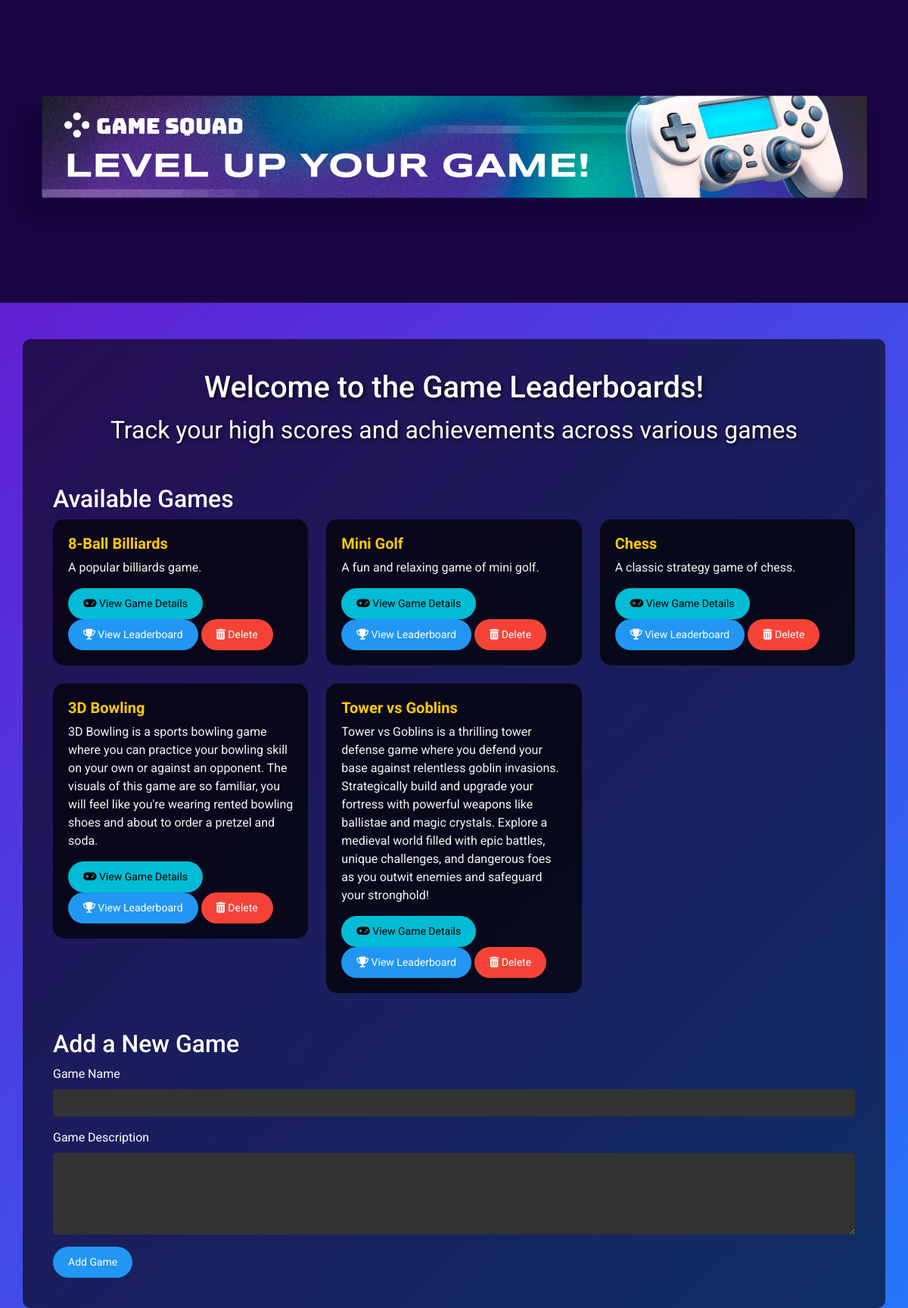
The page / on the database its author committed.
### tables this page shows
CREATE TABLE games (
    game_id INTEGER PRIMARY KEY AUTOINCREMENT,
    game_name TEXT NOT NULL,
    description TEXT
);

### app.py (the view)
@app.route('/', methods=['GET', 'POST'])
def home():
    games = get_all_games()  # Fetch all games from the database
    return render_template('index.html', games=games)

### app.py (called while the page is built)
def get_all_games():
    conn = sqlite3.connect('MSD-P01-LeaderBoard.sqlite')
    cursor = conn.cursor()
    cursor.execute("SELECT game_id, game_name, description FROM games")
    games = cursor.fetchall()
    conn.close()
    return games

### templates/index.html (shortened to what this page needs)
<!DOCTYPE html>
<html lang="en">
<head>
    <link href="https://cdn.jsdelivr.net/npm/bootstrap@5.3.0-alpha1/dist/css/bootstrap.min.css" rel="stylesheet">
    <link rel="stylesheet" href="https://cdnjs.cloudflare.com/ajax/libs/font-awesome/6.0.0-beta3/css/all.min.css">
    <link rel="stylesheet" href="{{ url_for('static', filename='style.css') }}">
  <section class="hero" style="background-image: url('{{ url_for('static', filename='10954552.jpg') }}');">
</section>
</head>
<body>
  <div class="container mt-5">
    <div class="hero-content text-center text-white">
        <h1>Welcome to the Game Leaderboards!</h1>
        <p>Track your high scores and achievements across various games</p>
    </div>
    <h2 class="mt-5">Available Games</h2>
    <div class="row row-cols-1 row-cols-md-2 row-cols-lg-3 g-4">
      {% for game in games %}
      <div class="col">
        <div class="card">
          <div class="card-body">
            <h5 class="card-title">{{ game[1] }}</h5>
            <p class="card-text">{{ game[2] }}</p>
            <a href="/game/{{ game[0] }}" class="btn btn-info">
              <i class="fas fa-gamepad"></i> View Game Details
            </a>
            <a href="/leaderboard/{{ game[1] }}" class="btn btn-primary">
              <i class="fas fa-trophy"></i> View Leaderboard
            </a>
            <form action="/delete_game/{{ game[0] }}" method="POST" style="display:inline;">
              <button type="submit" class="btn btn-danger"><i class="fas fa-trash-alt"></i> Delete</button>
            </form>
          </div>
        </div>
      </div>
      {% endfor %}
    </div>
      <h2 class="mt-5">Add a New Game</h2>
    <form action="/add_game" method="POST">
      <div class="mb-3">
        <label for="game_name" class="form-label">Game Name</label>
        <input type="text" class="form-control" id="game_name" name="game_name" required>
      </div>
      <div class="mb-3">
        <label for="description" class="form-label">Game Description</label>
        <textarea class="form-control" id="description" name="description" rows="4" required></textarea>
      </div>
      <button type="submit" class="btn btn-primary">Add Game</button>
    </form>
  </div>
</body>
</html>

### static/style.css (style rules this page uses)
body { background: linear-gradient(135deg, #6a11cb 0%, #2575fc 100%); font-family: 'Roboto', sans-serif; color: #fff; }
h1, h2 { color: #fff; }
.container { background: rgba(0, 0, 0, 0.6); padding: 40px; border-radius: 10px; }
.card { background-color: rgba(0, 0, 0, 0.7); border: none; border-radius: 15px; transition: all 0.3s ease; }
.card-body { padding: 20px; }
.card-title { color: #ffcb00; font-weight: bold; }
.card-text { color: #f5f5f5; margin-bottom: 15px; }
.btn-info, .btn-primary, .btn-danger { border-radius: 30px; padding: 10px 20px; font-size: 14px; }
.btn-info { background-color: #00bcd4; border: none; }
.btn-primary { background-color: #2196f3; border: none; }
.btn-danger { background-color: #f44336; border: none; }
form { border-radius: 10px; }
.form-control { background-color: #333; border: none; color: #fff; border-radius: 5px; }
.form-label { color: #fff; }
.card { transition: transform 0.3s ease, box-shadow 0.3s ease; }
.card { animation: fadeInUp 0.8s ease-out forwards; }
.card:nth-child(odd) { animation-delay: 0.4s; }
.hero { height: 400px; background-size: cover; background-position: center; display: flex; justify-content: center; align-items: center; }
.hero-content { text-shadow: 2px 2px 4px rgba(0, 0, 0, 0.7); font-size: 2rem; }

### rows shown on the page
games: game_name "8-Ball Billiards", description "A popular billiards game."
games: game_name "Mini Golf", description "A fun and relaxing game of mini golf."
games: game_name "Chess", description "A classic strategy game of chess."
games: game_name "3D Bowling", description "3D Bowling is a sports bowling game where you can practice your bowling skill on your own or against an opponent. The visuals of this game are so familiar, you will feel like you're wearing rented bowling shoes and about to order a pretzel and soda."
games: game_name "Tower vs Goblins", description "Tower vs Goblins is a thrilling tower defense game where you defend your base against relentless goblin invasions. Strategically build and upgrade your fortress with powerful weapons like ballistae and magic crystals. Explore a medieval world filled with epic battles, unique challenges, and dangerous foes as you outwit enemies and safeguard your stronghold!"
